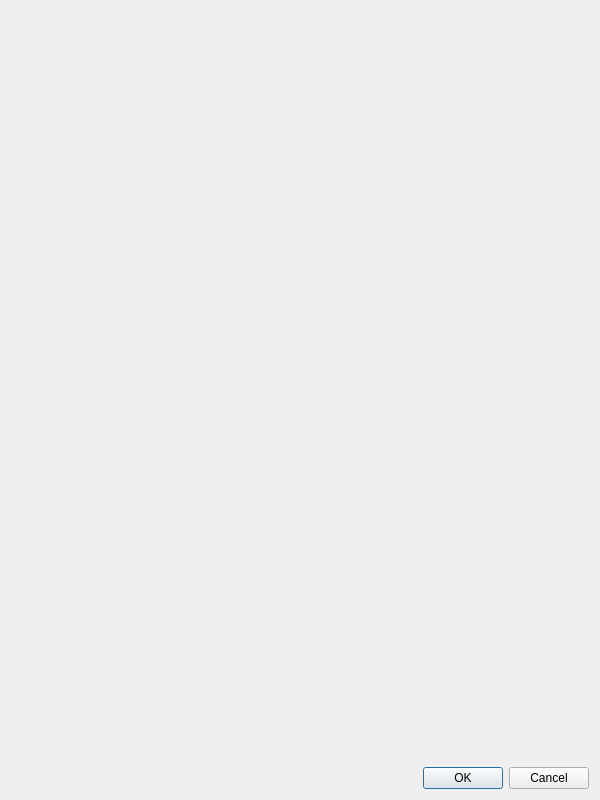
<?xml version="1.0" encoding="UTF-8"?>
<ui version="4.0">
 <class>CodeWidgetDialog</class>
 <widget class="QDialog" name="CodeWidgetDialog">
  <property name="geometry">
   <rect>
    <x>0</x>
    <y>0</y>
    <width>600</width>
    <height>800</height>
   </rect>
  </property>
  <property name="windowTitle">
   <string>Dialog</string>
  </property>
  <layout class="QVBoxLayout" name="verticalLayout">
   <item>
    <widget class="CodeWidget" name="codeWidget" native="true"/>
   </item>
   <item>
    <widget class="QDialogButtonBox" name="buttonBox">
     <property name="orientation">
      <enum>Qt::Horizontal</enum>
     </property>
     <property name="standardButtons">
      <set>QDialogButtonBox::Cancel|QDialogButtonBox::Ok</set>
     </property>
    </widget>
   </item>
  </layout>
 </widget>
 <customwidgets>
  <customwidget>
   <class>CodeWidget</class>
   <extends>QWidget</extends>
   <header>schema2/codewidget.h</header>
   <container>1</container>
  </customwidget>
 </customwidgets>
 <resources/>
 <connections>
  <connection>
   <sender>buttonBox</sender>
   <signal>accepted()</signal>
   <receiver>CodeWidgetDialog</receiver>
   <slot>accept()</slot>
   <hints>
    <hint type="sourcelabel">
     <x>248</x>
     <y>254</y>
    </hint>
    <hint type="destinationlabel">
     <x>157</x>
     <y>274</y>
    </hint>
   </hints>
  </connection>
  <connection>
   <sender>buttonBox</sender>
   <signal>rejected()</signal>
   <receiver>CodeWidgetDialog</receiver>
   <slot>reject()</slot>
   <hints>
    <hint type="sourcelabel">
     <x>316</x>
     <y>260</y>
    </hint>
    <hint type="destinationlabel">
     <x>286</x>
     <y>274</y>
    </hint>
   </hints>
  </connection>
 </connections>
</ui>
